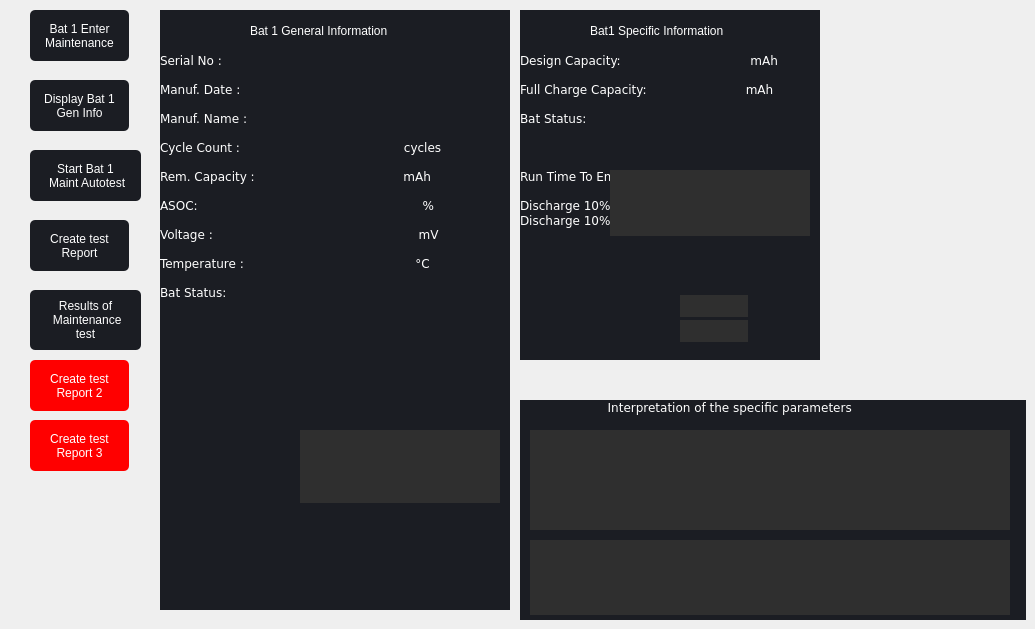
          <widget class="QWidget" name="page_Maintenance">
           <widget class="QPushButton" name="Bat1_Maint_GI_Button">
            <property name="geometry">
             <rect>
              <x>30</x>
              <y>80</y>
              <width>99</width>
              <height>51</height>
             </rect>
            </property>
            <property name="styleSheet">
             <string notr="true">QPushButton{
background-color: rgb(27, 29, 35);
color: rgb(255, 255, 255);
border-radius:5px;
}
QPushButton:pressed
{
border: 1px solid green;
}</string>
            </property>
            <property name="text">
             <string>Display Bat 1
Gen Info</string>
            </property>
           </widget>
           <widget class="QPushButton" name="Bat1EnterMaint_button">
            <property name="geometry">
             <rect>
              <x>30</x>
              <y>10</y>
              <width>99</width>
              <height>51</height>
             </rect>
            </property>
            <property name="styleSheet">
             <string notr="true">
QPushButton{
background-color: rgb(27, 29, 35);
color: rgb(255, 255, 255);
border-radius:5px;
}
QPushButton:checked
{
border: 1px solid green;
}</string>
            </property>
            <property name="text">
             <string>Bat 1 Enter
Maintenance</string>
            </property>
            <property name="checkable">
             <bool>true</bool>
            </property>
           </widget>
           <widget class="QPushButton" name="Test_report_bat1_button">
            <property name="geometry">
             <rect>
              <x>30</x>
              <y>220</y>
              <width>99</width>
              <height>51</height>
             </rect>
            </property>
            <property name="styleSheet">
             <string notr="true">
background-color: rgb(27, 29, 35);
color: rgb(255, 255, 255);
border-radius:5px;</string>
            </property>
            <property name="text">
             <string>Create test
Report</string>
            </property>
           </widget>
           <widget class="QLabel" name="label_bat1_Mainte_GI">
            <property name="geometry">
             <rect>
              <x>160</x>
              <y>10</y>
              <width>350</width>
              <height>600</height>
             </rect>
            </property>
            <property name="styleSheet">
             <string notr="true">/*background-color: rgb(47, 47, 47);
*/
background-color: rgb(27, 29, 35);
color: rgb(255, 255, 255);</string>
            </property>
            <property name="text">
             <string>&lt;html&gt;&lt;head/&gt;&lt;body&gt;&lt;p&gt;
&lt;pre&gt;
&lt;br&gt;
&lt;br&gt;Serial No :                                    
&lt;br&gt;Manuf. Date : 
&lt;br&gt;Manuf. Name :
&lt;br&gt;Cycle Count :                                           cycles
&lt;br&gt;Rem. Capacity :                                       mAh
&lt;br&gt;ASOC:                                                           %
&lt;br&gt;Voltage :                                                      mV
&lt;br&gt;Temperature :                                             °C
&lt;br&gt;Bat Status:    
&lt;/pre&gt;
&lt;/p&gt;&lt;/body&gt;&lt;/html&gt;</string>
            </property>
            <property name="textFormat">
             <enum>Qt::RichText</enum>
            </property>
            <property name="alignment">
             <set>Qt::AlignLeading|Qt::AlignLeft|Qt::AlignTop</set>
            </property>
           </widget>
           <widget class="QLabel" name="label_bat1_GI_Heading">
            <property name="geometry">
             <rect>
              <x>250</x>
              <y>20</y>
              <width>200</width>
              <height>22</height>
             </rect>
            </property>
            <property name="styleSheet">
             <string notr="true">color: rgb(255, 255, 255);
background-color: rgb(27, 29, 35);
</string>
            </property>
            <property name="text">
             <string>Bat 1 General Information</string>
            </property>
           </widget>
           <widget class="QLabel" name="Bat1_Maint_GI_SN">
            <property name="geometry">
             <rect>
              <x>300</x>
              <y>80</y>
              <width>100</width>
              <height>22</height>
             </rect>
            </property>
            <property name="styleSheet">
             <string notr="true">color: rgb(255, 255, 255);</string>
            </property>
            <property name="text">
             <string/>
            </property>
           </widget>
           <widget class="QLabel" name="Bat1_Maint_GI_MD">
            <property name="geometry">
             <rect>
              <x>300</x>
              <y>120</y>
              <width>100</width>
              <height>22</height>
             </rect>
            </property>
            <property name="styleSheet">
             <string notr="true">color: rgb(255, 255, 255);</string>
            </property>
            <property name="text">
             <string/>
            </property>
           </widget>
           <widget class="QLabel" name="Bat1_Maint_GI_MN">
            <property name="geometry">
             <rect>
              <x>300</x>
              <y>165</y>
              <width>100</width>
              <height>22</height>
             </rect>
            </property>
            <property name="styleSheet">
             <string notr="true">color: rgb(255, 255, 255);</string>
            </property>
            <property name="text">
             <string/>
            </property>
           </widget>
           <widget class="QLabel" name="Bat1_Maint_GI_CC">
            <property name="geometry">
             <rect>
              <x>300</x>
              <y>205</y>
              <width>100</width>
              <height>22</height>
             </rect>
            </property>
            <property name="styleSheet">
             <string notr="true">color: rgb(255, 255, 255);</string>
            </property>
            <property name="text">
             <string/>
            </property>
           </widget>
           <widget class="QLabel" name="Bat1_Maint_GI_RC">
            <property name="geometry">
             <rect>
              <x>300</x>
              <y>250</y>
              <width>100</width>
              <height>22</height>
             </rect>
            </property>
            <property name="styleSheet">
             <string notr="true">color: rgb(255, 255, 255);</string>
            </property>
            <property name="text">
             <string/>
            </property>
           </widget>
           <widget class="QLabel" name="Bat1_Maint_GI_ASOC">
            <property name="geometry">
             <rect>
              <x>300</x>
              <y>295</y>
              <width>100</width>
              <height>22</height>
             </rect>
            </property>
            <property name="styleSheet">
             <string notr="true">color: rgb(255, 255, 255);</string>
            </property>
            <property name="text">
             <string/>
            </property>
           </widget>
           <widget class="QLabel" name="Bat1_Maint_GI_Volt">
            <property name="geometry">
             <rect>
              <x>300</x>
              <y>340</y>
              <width>100</width>
              <height>22</height>
             </rect>
            </property>
            <property name="styleSheet">
             <string notr="true">color: rgb(255, 255, 255);</string>
            </property>
            <property name="text">
             <string/>
            </property>
           </widget>
           <widget class="QLabel" name="Bat1_Maint_GI_Temp">
            <property name="geometry">
             <rect>
              <x>300</x>
              <y>380</y>
              <width>100</width>
              <height>22</height>
             </rect>
            </property>
            <property name="styleSheet">
             <string notr="true">color: rgb(255, 255, 255);</string>
            </property>
            <property name="text">
             <string/>
            </property>
           </widget>
           <widget class="QLabel" name="Bat1_Maint_GI_BS">
            <property name="geometry">
             <rect>
              <x>300</x>
              <y>430</y>
              <width>200</width>
              <height>170</height>
             </rect>
            </property>
            <property name="styleSheet">
             <string notr="true">color: rgb(255, 255, 255);</string>
            </property>
            <property name="text">
             <string/>
            </property>
            <property name="alignment">
             <set>Qt::AlignLeading|Qt::AlignLeft|Qt::AlignTop</set>
            </property>
           </widget>
           <widget class="QPushButton" name="Bat1_Star_Auto_Test_Button">
            <property name="geometry">
             <rect>
              <x>30</x>
              <y>150</y>
              <width>111</width>
              <height>51</height>
             </rect>
            </property>
            <property name="styleSheet">
             <string notr="true">QPushButton{
background-color: rgb(27, 29, 35);
color: rgb(255, 255, 255);
border-radius:5px;
}
QPushButton:checked
{
border: 1px solid green;
}</string>
            </property>
            <property name="text">
             <string>Start Bat 1
 Maint Autotest</string>
            </property>
            <property name="checkable">
             <bool>true</bool>
            </property>
           </widget>
           <widget class="QLabel" name="label_bat1_maint_SpecificInfo">
            <property name="geometry">
             <rect>
              <x>520</x>
              <y>10</y>
              <width>300</width>
              <height>350</height>
             </rect>
            </property>
            <property name="styleSheet">
             <string notr="true">background-color: rgb(27, 29, 35);

color: rgb(255, 255, 255);</string>
            </property>
            <property name="text">
             <string>&lt;html&gt;&lt;head/&gt;&lt;body&gt;&lt;p&gt;
&lt;pre&gt;
&lt;br&gt;
&lt;br&gt;Design Capacity:                                  mAh
&lt;br&gt;Full Charge Capacity:                          mAh 
&lt;br&gt;Bat Status:
&lt;br&gt;
&lt;br&gt;Run Time To Empty:                           
&lt;br&gt;Discharge 10% Start:                          min
Discharge 10% End:		  min
&lt;/br&gt;&lt;/pre&gt;&lt;/p&gt;&lt;/body&gt;&lt;/html&gt;</string>
            </property>
            <property name="textFormat">
             <enum>Qt::RichText</enum>
            </property>
            <property name="alignment">
             <set>Qt::AlignLeading|Qt::AlignLeft|Qt::AlignTop</set>
            </property>
           </widget>
           <widget class="QLabel" name="label_bat1_SPCInfo_Heading">
            <property name="geometry">
             <rect>
              <x>590</x>
              <y>20</y>
              <width>200</width>
              <height>22</height>
             </rect>
            </property>
            <property name="styleSheet">
             <string notr="true">color: rgb(255, 255, 255);
background-color: rgb(27, 29, 35);
</string>
            </property>
            <property name="text">
             <string>Bat1 Specific Information</string>
            </property>
           </widget>
           <widget class="QLabel" name="Bat1_Maint_SPCI_DC">
            <property name="geometry">
             <rect>
              <x>670</x>
              <y>78</y>
              <width>95</width>
              <height>22</height>
             </rect>
            </property>
            <property name="styleSheet">
             <string notr="true">color: rgb(255, 255, 255);</string>
            </property>
            <property name="text">
             <string/>
            </property>
           </widget>
           <widget class="QLabel" name="Bat1_Maint_SPCI_FCC">
            <property name="geometry">
             <rect>
              <x>670</x>
              <y>120</y>
              <width>95</width>
              <height>22</height>
             </rect>
            </property>
            <property name="styleSheet">
             <string notr="true">color: rgb(255, 255, 255);</string>
            </property>
            <property name="text">
             <string/>
            </property>
           </widget>
           <widget class="QLabel" name="Bat1_Maint_GI_BS_bit6">
            <property name="geometry">
             <rect>
              <x>300</x>
              <y>430</y>
              <width>200</width>
              <height>22</height>
             </rect>
            </property>
            <property name="font">
             <font>
              <pointsize>9</pointsize>
             </font>
            </property>
            <property name="styleSheet">
             <string notr="true">
background-color: rgb(47, 47, 47);
color: rgb(255, 255, 255);</string>
            </property>
            <property name="text">
             <string/>
            </property>
           </widget>
           <widget class="QLabel" name="Bat1_Maint_GI_BS_bit7">
            <property name="geometry">
             <rect>
              <x>300</x>
              <y>450</y>
              <width>200</width>
              <height>22</height>
             </rect>
            </property>
            <property name="font">
             <font>
              <pointsize>9</pointsize>
             </font>
            </property>
            <property name="styleSheet">
             <string notr="true">
background-color: rgb(47, 47, 47);
color: rgb(255, 255, 255);</string>
            </property>
            <property name="text">
             <string/>
            </property>
           </widget>
           <widget class="QLabel" name="Bat1_Maint_GI_BS_bit15to11">
            <property name="geometry">
             <rect>
              <x>300</x>
              <y>470</y>
              <width>200</width>
              <height>33</height>
             </rect>
            </property>
            <property name="font">
             <font>
              <pointsize>9</pointsize>
             </font>
            </property>
            <property name="styleSheet">
             <string notr="true">
background-color: rgb(47, 47, 47);
color: rgb(255, 255, 255);</string>
            </property>
            <property name="text">
             <string/>
            </property>
           </widget>
           <widget class="QLabel" name="label_bat1_Interpret_SPCI">
            <property name="geometry">
             <rect>
              <x>520</x>
              <y>400</y>
              <width>506</width>
              <height>220</height>
             </rect>
            </property>
            <property name="styleSheet">
             <string notr="true">background-color: rgb(27, 29, 35);
color: rgb(255, 255, 255);</string>
            </property>
            <property name="text">
             <string>&lt;html&gt;&lt;head/&gt;
&lt;body&gt;
&lt;pre&gt;
                       Interpretation of the specific parameters
&lt;/pre&gt;
&lt;/body&gt;&lt;/html&gt;</string>
            </property>
            <property name="textFormat">
             <enum>Qt::RichText</enum>
            </property>
            <property name="alignment">
             <set>Qt::AlignLeading|Qt::AlignLeft|Qt::AlignTop</set>
            </property>
           </widget>
           <widget class="QPushButton" name="Bat1_Maint_See_Autotestresults">
            <property name="geometry">
             <rect>
              <x>30</x>
              <y>290</y>
              <width>111</width>
              <height>60</height>
             </rect>
            </property>
            <property name="styleSheet">
             <string notr="true">QPushButton{
background-color: rgb(27, 29, 35);
color: rgb(255, 255, 255);
border-radius:5px;
}
QPushButton:checked
{
border: 1px solid green;
}</string>
            </property>
            <property name="text">
             <string>Results of 
 Maintenance 
test</string>
            </property>
            <property name="checkable">
             <bool>true</bool>
            </property>
           </widget>
           <widget class="QLabel" name="Bat1_Maint_SPCI_BS_bit6">
            <property name="geometry">
             <rect>
              <x>610</x>
              <y>170</y>
              <width>200</width>
              <height>22</height>
             </rect>
            </property>
            <property name="font">
             <font>
              <pointsize>9</pointsize>
             </font>
            </property>
            <property name="styleSheet">
             <string notr="true">background-color: rgb(47, 47, 47);
color: rgb(255, 255, 255);</string>
            </property>
            <property name="text">
             <string/>
            </property>
           </widget>
           <widget class="QLabel" name="Bat1_Maint_SPCI_BS_bit7">
            <property name="geometry">
             <rect>
              <x>610</x>
              <y>192</y>
              <width>200</width>
              <height>22</height>
             </rect>
            </property>
            <property name="font">
             <font>
              <pointsize>9</pointsize>
             </font>
            </property>
            <property name="styleSheet">
             <string notr="true">background-color: rgb(47, 47, 47);
color: rgb(255, 255, 255);</string>
            </property>
            <property name="text">
             <string/>
            </property>
           </widget>
           <widget class="QLabel" name="Bat1_Maint_SPCI_BS_bit11to15">
            <property name="geometry">
             <rect>
              <x>610</x>
              <y>214</y>
              <width>200</width>
              <height>22</height>
             </rect>
            </property>
            <property name="font">
             <font>
              <pointsize>9</pointsize>
             </font>
            </property>
            <property name="styleSheet">
             <string notr="true">background-color: rgb(47, 47, 47);
color: rgb(255, 255, 255);</string>
            </property>
            <property name="text">
             <string/>
            </property>
           </widget>
           <widget class="QLabel" name="Interpret_bat1_maint_spci">
            <property name="geometry">
             <rect>
              <x>530</x>
              <y>430</y>
              <width>480</width>
              <height>100</height>
             </rect>
            </property>
            <property name="font">
             <font>
              <pointsize>10</pointsize>
             </font>
            </property>
            <property name="styleSheet">
             <string notr="true">background-color: rgb(47, 47, 47);

color: rgb(255, 255, 255);</string>
            </property>
            <property name="text">
             <string/>
            </property>
            <property name="alignment">
             <set>Qt::AlignLeading|Qt::AlignLeft|Qt::AlignTop</set>
            </property>
           </widget>
           <widget class="QLabel" name="Bat_Maint_SPCI_RTE_10S">
            <property name="geometry">
             <rect>
              <x>680</x>
              <y>295</y>
              <width>68</width>
              <height>22</height>
             </rect>
            </property>
            <property name="styleSheet">
             <string notr="true">background-color: rgb(47, 47, 47);
color: rgb(255, 255, 255);</string>
            </property>
            <property name="text">
             <string/>
            </property>
           </widget>
           <widget class="QLabel" name="Bat_Maint_SPCI_RTE_10E">
            <property name="geometry">
             <rect>
              <x>680</x>
              <y>320</y>
              <width>68</width>
              <height>22</height>
             </rect>
            </property>
            <property name="styleSheet">
             <string notr="true">background-color: rgb(47, 47, 47);
color: rgb(255, 255, 255);</string>
            </property>
            <property name="text">
             <string/>
            </property>
           </widget>
           <widget class="QLabel" name="Interpret_bat1_maint_spci_RTE">
            <property name="geometry">
             <rect>
              <x>530</x>
              <y>540</y>
              <width>480</width>
              <height>75</height>
             </rect>
            </property>
            <property name="font">
             <font>
              <pointsize>10</pointsize>
             </font>
            </property>
            <property name="styleSheet">
             <string notr="true">background-color: rgb(47, 47, 47);

color: rgb(255, 255, 255);</string>
            </property>
            <property name="text">
             <string/>
            </property>
            <property name="alignment">
             <set>Qt::AlignLeading|Qt::AlignLeft|Qt::AlignTop</set>
            </property>
           </widget>
           <widget class="QPushButton" name="Test_report_bat2">
            <property name="geometry">
             <rect>
              <x>30</x>
              <y>360</y>
              <width>99</width>
              <height>51</height>
             </rect>
            </property>
            <property name="styleSheet">
             <string notr="true">
background-color: rgb(255, 0, 0);
color: rgb(255, 255, 255);
border-radius:5px;</string>
            </property>
            <property name="text">
             <string>Create test
Report 2</string>
            </property>
           </widget>
           <widget class="QPushButton" name="Test_report_bat3">
            <property name="geometry">
             <rect>
              <x>30</x>
              <y>420</y>
              <width>99</width>
              <height>51</height>
             </rect>
            </property>
            <property name="styleSheet">
             <string notr="true">
background-color: rgb(255, 0, 0);
color: rgb(255, 255, 255);
border-radius:5px;</string>
            </property>
            <property name="text">
             <string>Create test
Report 3</string>
            </property>
           </widget>
          </widget>
